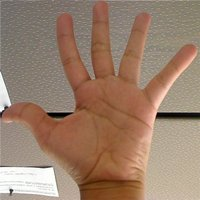
//> input picture CppImageProcessing/images/Back_Projection_Theory0.jpg, 200 x 200 px
$ ./segmentation ../images/Back_Projection_Theory0.jpg   (built with g++ and OpenCV 4)
//> lines starting //> are read from the running program, lines starting //| are printed output that depends on the picture; after the words box and inside, x2 and y2 are one past the last pixel; in counts of white or black regions, pixels touching at a corner belong together
/**
 * @brief Goal
 * 1. Use the OpenCV function cv::filter2D in order to
 *    perform some laplacian filtering for image sharpening;
 *
 * 2. Use the OpenCV function cv::distanceTransform in order to
 *    obtain the derived representation of a binary image, where the value of
 *    each pixel is replaced by its distance to the nearest background pixel;
 *
 * 3. Use the OpenCV function cv::watershed in order to
 *    isolate objects in the image from the background;
 *
 * @author Wei Li (weili_yzzcq@163.com)
 * @date 2023-05-06
 * @version Samples of OpenCV 4.7
 *
 */

#include <opencv2/imgproc.hpp>
#include <opencv2/highgui.hpp>
#include <opencv2/core/utils/logger.hpp>

#include <iostream>
#include <vector>

/**
 * @brief function of main and the entry of program
 */
int main(int argc, const char **argv)
{
    cv::utils::logging::setLogLevel(
        cv::utils::logging::LogLevel::LOG_LEVEL_ERROR);
    /* -------------------------------------------------- */
    const char *keys = "{@input | cards.png | input image}";
    cv::CommandLineParser parser(argc, argv, keys);
    cv::Mat src = cv::imread(cv::samples::findFile(
        parser.get<cv::String>("@input")));
//> src is the input picture: 200 rows x 200 cols, CV_8UC3; mean B, G, R 107.8, 127.1, 154.3
    if (src.empty())
    {
        std::cout << "[Error] Could not open or find the image\n"
                  << std::endl;
        std::cout << "Usage: " << argv[0] << " <input image>" << std::endl;
        return EXIT_FAILURE;
    }
    cv::imshow("Original Image", src);

    /* Change the background from white to black, since that will help later
    to extract better results during the use of Distance Transform.
    ---------------------------------------------------------------- */
    cv::Mat mask;
    cv::inRange(src, cv::Scalar(255, 255, 255), cv::Scalar(255, 255, 255), mask);
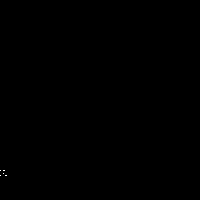
//> mask: 200 rows x 200 cols, CV_8UC1; 0.02% white in thin lines or dots, all inside (x1, y1, x2, y2) = (0, 170, 7, 176)
    src.setTo(cv::Scalar(0, 0, 0), mask);
//> src: 200 rows x 200 cols, CV_8UC3; 7 pixels changed, all inside (x1, y1, x2, y2) = (0, 170, 7, 176)
    cv::imshow("Black Background Image", src);

    // Create a kernel that we will use to sharpen our image;
    // an approximation of second derivative, a quite strong kernel.
    cv::Mat kernel = (cv::Mat_<float>(3, 3) << 1, 1, 1,
                      1, -8, 1,
                      1, 1, 1);

    /* do the laplacian filtering as it is
    well, we need to convert everything in something more deeper then CV_8U
    because the kernel has some negative values,
    and we can expect in general to have a Laplacian image with negative values
    BUT a 8bits unsigned int (the one we are working with) can contain values
    from 0 to 255, so the possible negative number will be truncated.
    ----------------------------------------------------------------- */
    cv::Mat imgLaplacian;
    cv::filter2D(src, imgLaplacian, CV_32F, kernel);
    cv::Mat sharp;
    src.convertTo(sharp, CV_32F);
    cv::Mat imgResult = sharp - imgLaplacian;

    // convert back to 8bits gray scale
    imgResult.convertTo(imgResult, CV_8UC3);
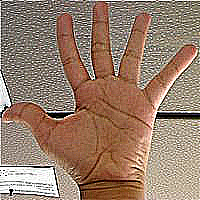
//> imgResult: 200 rows x 200 cols, CV_8UC3; mean B, G, R 107.5, 126, 152.3
    imgLaplacian.convertTo(imgLaplacian, CV_8UC3);
//> imgLaplacian: 200 rows x 200 cols, CV_8UC3
    // imshow( "Laplace Filtered Image", imgLaplacian );
    cv::imshow("New Sharped Image", imgResult);

    // Create binary image from source image
    cv::Mat bw;
    cv::cvtColor(imgResult, bw, cv::COLOR_BGR2GRAY);
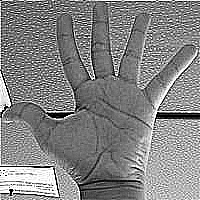
//> bw: 200 rows x 200 cols, CV_8UC1; min 0, max 255, mean 131.8
    cv::threshold(bw, bw, 40, 255, cv::THRESH_BINARY | cv::THRESH_OTSU);
//> bw: 200 rows x 200 cols, CV_8UC1; 31.6% white in thin lines or dots
    cv::imshow("Binary Image", bw);

    // Perform the distance transform algorithm
    cv::Mat dist;
    cv::distanceTransform(bw, dist, cv::DIST_L2, 3);

    // Normalize the distance image for range = {0.0, 1.0}
    // so we can visualize and threshold it
    cv::normalize(dist, dist, 0, 1.0, cv::NORM_MINMAX);
    cv::imshow("Distance Transform Image", dist);

    // Threshold to obtain the peaks
    // This will be the markers for the foreground objects
    cv::threshold(dist, dist, 0.4, 1.0, cv::THRESH_BINARY);
//> dist: 200 rows x 200 cols, CV_32FC1; values 0 (black) and 1 (white), 0.95% white; 26 white regions (24 under 20 px), largest, box (x1, y1, x2, y2) and area: (18, 171, 53, 182) 207, (0, 81, 7, 103) 89

    // Dilate a bit the dist image
    cv::Mat kernel1 = cv::Mat::ones(3, 3, CV_8U);
    cv::dilate(dist, dist, kernel1);
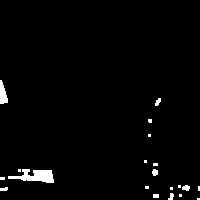
//> dist: 200 rows x 200 cols, CV_32FC1; values 0 (black) and 1 (white), 2% white; 20 white regions (12 under 20 px), largest, box (x1, y1, x2, y2) and area: (8, 169, 54, 183) 375, (0, 80, 8, 104) 129, (182, 185, 190, 191) 36
    cv::imshow("Peaks", dist);

    // Create the CV_8U version of the distance image
    // It is needed for findContours()
    cv::Mat dist_8u;
    dist.convertTo(dist_8u, CV_8U);
//> dist_8u: 200 rows x 200 cols, CV_8UC1; values 0 (black) and 1 (white), 2% white; 20 white regions (12 under 20 px)

    // Find total markers
    std::vector<std::vector<cv::Point>> contours;
    cv::findContours(dist_8u, contours, cv::RETR_EXTERNAL, cv::CHAIN_APPROX_SIMPLE);
//> contours = 20 contours, 15 with area under 20; largest, box (x1, y1, x2, y2) and area: (8, 169, 54, 183) 312, (0, 80, 8, 104) 102, (182, 185, 190, 191) 26, (152, 169, 158, 176) 24, (155, 98, 161, 106) 20

    // Create the marker image for the watershed algorithm
    cv::Mat markers = cv::Mat::zeros(dist.size(), CV_32S);
    // Draw the foreground markers
    for (size_t i = 0; i < contours.size(); i++)
    {
        cv::drawContours(markers, contours, static_cast<int>(i), cv::Scalar(static_cast<int>(i) + 1), -1);
    }
//> this loop made 20 passes
//> markers: 200 rows x 200 cols, CV_32SC1; 21 distinct labels, from 0 to 20

    // Draw the background marker
    cv::circle(markers, cv::Point(5, 5), 3, cv::Scalar(255), -1);
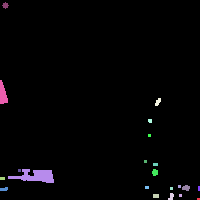
//> markers: 200 rows x 200 cols, CV_32SC1; 22 distinct labels, from 0 to 255; one colour per label, 0 black
    cv::Mat markers8u;
    markers.convertTo(markers8u, CV_8U, 10);
    cv::imshow("Markers", markers8u);

    // Perform the watershed algorithm
    cv::watershed(imgResult, markers);
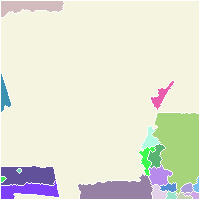
//> markers: 200 rows x 200 cols, CV_32SC1; 22 distinct labels, from -1 to 255; one colour per label, 0 black, -1 white
    cv::Mat mark;
    markers.convertTo(mark, CV_8U);
    cv::bitwise_not(mark, mark);

    cv::imshow("Markers_v2", mark);
    // image looks like at that point
    // Generate random colors
    std::vector<cv::Vec3b> colors;
    for (size_t i = 0; i < contours.size(); i++)
    {
        int b = cv::theRNG().uniform(0, 256);
        int g = cv::theRNG().uniform(0, 256);
        int r = cv::theRNG().uniform(0, 256);

        colors.push_back(cv::Vec3b((uchar)b, (uchar)g, (uchar)r));
    }

    // Create the result image
    cv::Mat dst = cv::Mat::zeros(markers.size(), CV_8UC3);
    // Fill labeled objects with random colors
    for (int i = 0; i < markers.rows; i++)
    {
        for (int j = 0; j < markers.cols; j++)
        {
            int index = markers.at<int>(i, j);
            if (index > 0 && index <= static_cast<int>(contours.size()))
            {
                dst.at<cv::Vec3b>(i, j) = colors[index - 1];
            }
        }
    }
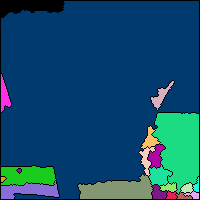
//> dst: 200 rows x 200 cols, CV_8UC3; mean B, G, R 107.5, 76.1, 17.4
    // Visualize the final image
    cv::imshow("Final Result", dst);

    cv::waitKey();
    cv::destroyAllWindows();

    return 0;
}

$ run again, on CppImageProcessing/images/Histogram_Comparison_1.jpg
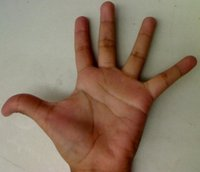
//> input picture CppImageProcessing/images/Histogram_Comparison_1.jpg, 200 x 172 px
//> src is the input picture: 172 rows x 200 cols, CV_8UC3; mean B, G, R 101.1, 120.5, 140.6
//> mask: 172 rows x 200 cols, CV_8UC1; every value is 0
//> `cv::dilate(dist, dist, kernel1);`:
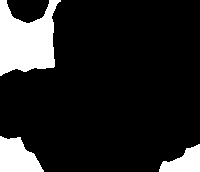
//> dist: 172 rows x 200 cols, CV_32FC1; values 0 (black) and 1 (white), 14.2% white; 3 white regions, box (x1, y1, x2, y2) and area: (0, 0, 61, 76) 3084, (0, 136, 44, 172) 1118, (159, 144, 200, 172) 687
//> dist_8u: 172 rows x 200 cols, CV_8UC1; values 0 (black) and 1 (white), 14.2% white; 3 white regions
//> contours = 3 contours; box (x1, y1, x2, y2) and area: (0, 0, 61, 76) 2945, (0, 136, 44, 172) 1049, (159, 144, 200, 172) 628
//> the loop `for (size_t i = 0; i < contours.size(); i++)` made 3 passes
//> after the loop `for (int i = 0; i < markers.rows; i++)`:
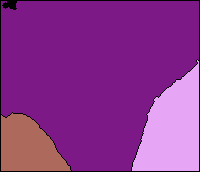
//> dst: 172 rows x 200 cols, CV_8UC3; mean B, G, R 142.3, 50.5, 139.4
